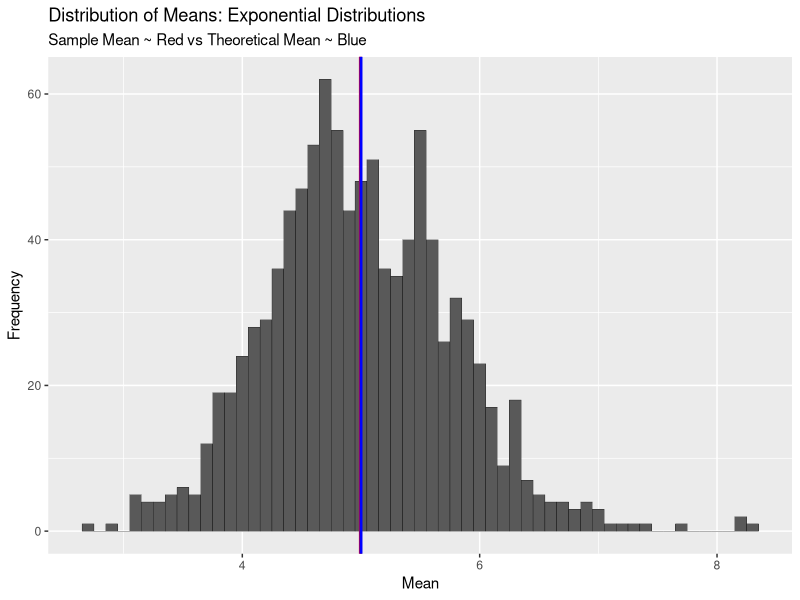

R code for this plot: (Note: this script raises an error after producing the figure.)
#load libraries
library(ggplot2)

#set all variables based on the prompt

# lamdba = 0.2, with 40 exponentials, over 1000 samples
lambda <- .2
n <- 40
simulations <- 1000

#set seed for reproducible simulations
set.seed(16)

#show distributions of mean over 1,000 simulations
means <- NULL
for (i in 1:simulations) means <- c(means, mean(rexp(40, lambda)))
#create data frame for ggplot & display red line at the mean
SimMeans <- as.data.frame(means)
ggplot(SimMeans, aes(means)) + 
        scale_fill_brewer(palette = "Spectral") +
        geom_histogram(binwidth = .1, col="black", size=.1) +
        labs(title="Distribution of Means: Exponential Distributions", subtitle="Sample Mean ~ Red vs Theoretical Mean ~ Blue", x = "Mean", y = "Frequency") + 
        geom_vline(aes(xintercept = mean(means)),col='red',size=1) + 
        geom_vline(aes(xintercept = 5), col='blue', size = 1)
        
#create table of comparisons of the means
MeanTable <- matrix(c(theoreticalMean, simMean),ncol=1,byrow=TRUE)
colnames(MeanTable) <- "Mean"
rownames(MeanTable) <- c("Theoretical","Simulation")
MeanTable<- as.table(MeanTable)

#print table of the means comparison
print(MeanTable)

#Theoretical vs Sample Variance

#standard deviation from the simulations
simStandardDev <- sd(means)

#theoretical standard deviation
theoreticalStandardDev <- (1/lambda)/sqrt(n)

#variancestandard deviation from the simulations
simVariance <- simStandardDev^2

#theoretical variance
theoreticalVariance <- theoreticalStandardDev^2

#create table of comparisons
VarianceTable <- matrix(c(theoreticalStandardDev, theoreticalVariance, simStandardDev, simVariance),ncol=2,byrow=TRUE)
colnames(VarianceTable) <- c("Variance", "Standard Deviation")
rownames(VarianceTable) <- c("Theoretical","Simulation")
VarianceTable<- as.table(VarianceTable)

#print table of variance & standard deviation comparison
print(VarianceTable)

#distribution
ggplot(data = SimMeans, aes(x = means)) + 
        geom_histogram(binwidth=0.1, aes(y=..density..), fill = "grey")  +
        stat_function(fun=dnorm,args=list(mean=theoreticalMean, sd= theoreticalStandardDev), color = "blue", size = 1.0) +
        stat_function(fun=dnorm,args=list(mean= simMean, sd= simStandardDev), color = "red", size = 1.0) +
        labs(title="Distribution of Means: Exponential Distributions", subtitle="Sample Distribution ~ Red vs Theoretical Distribution ~ Blue", x="Means", y="Density")


#part 2 -  toothgrowth
# ToothGrowth - data frame with 60 observations on 3 variables
# - len	numeric	Tooth length
# - supp	factor	Supplement type (VC or OJ).
# ---VC: ascorbic acid tablet
# ---OJ: orange juice
# - dose	numeric	Dose in milligrams/day
library(datasets)
data("ToothGrowth")

str(ToothGrowth)
head(ToothGrowth)
summary(ToothGrowth)

#basic plot of the summary statistics
qplot(factor(dose), len, data = ToothGrowth, color = factor(dose), facets = supp ~ ., geom = c("boxplot", "jitter"))

# Explore effects of supplement type on tooth growth by 
# performing a two-sample t-test for the difference in tooth 
# length by supplement (without including the dosage). We assume a 
# confidence level of 95% and unequal variances.

ToothTTest <- t.test(len ~ supp, data = ToothGrowth, var.equal = FALSE, paired = FALSE)

#show table of two sample t-test results for tooth growth by supplement
tTestResults <- matrix(data.frame(ToothTTest$p.value, ToothTTest$conf.int[1], ToothTTest$conf.int[2], ToothTTest$estimate[1], ToothTTest$estimate[2]))
rownames(tTestResults) <- c("p-value", "Lower Conf Int", "Upper Conf Int", "OJ Mean", "VC Mean")
colnames(tTestResults) <- "Results"

print(tTestResults)



